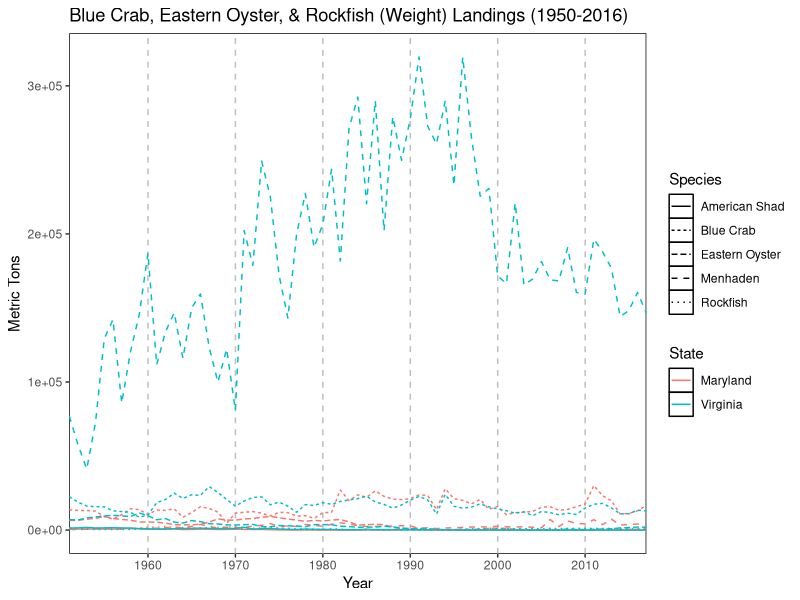
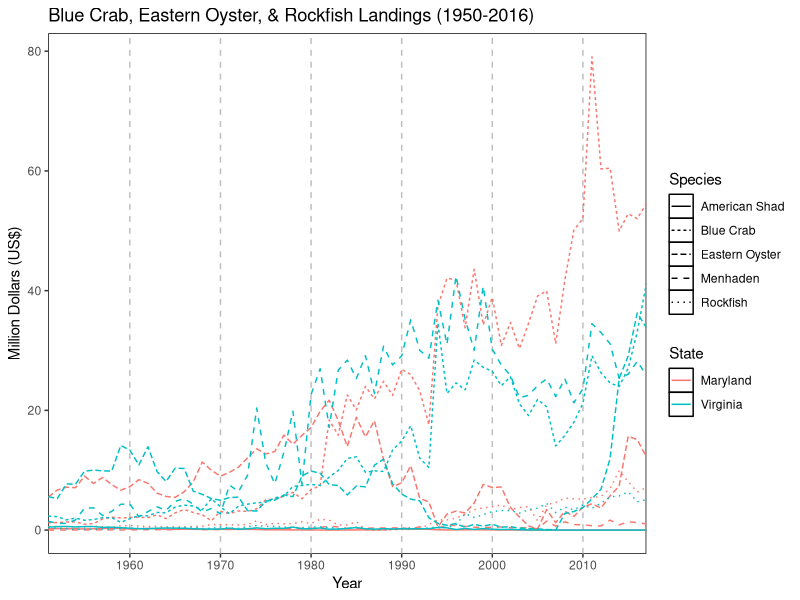
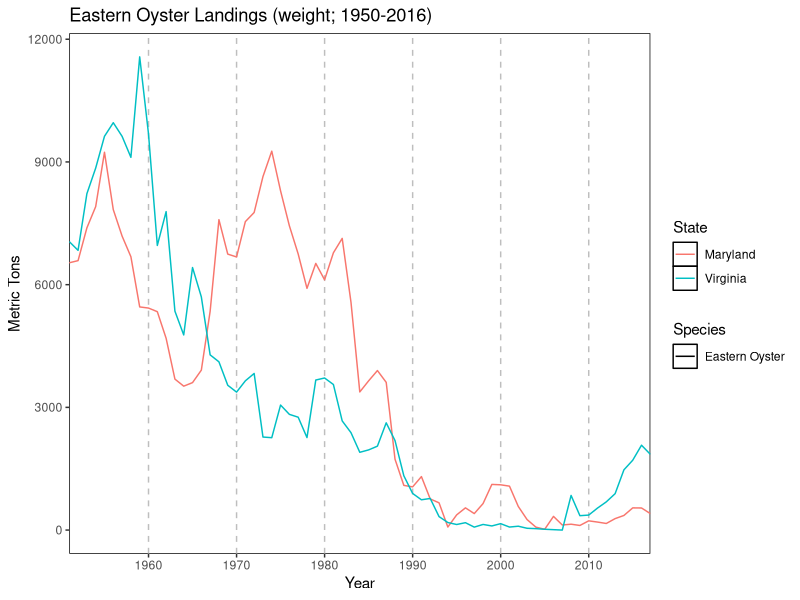
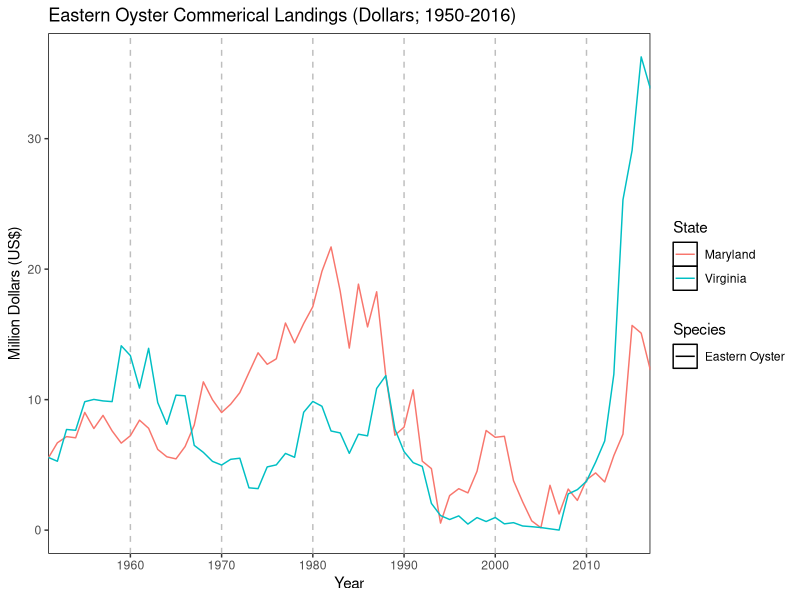
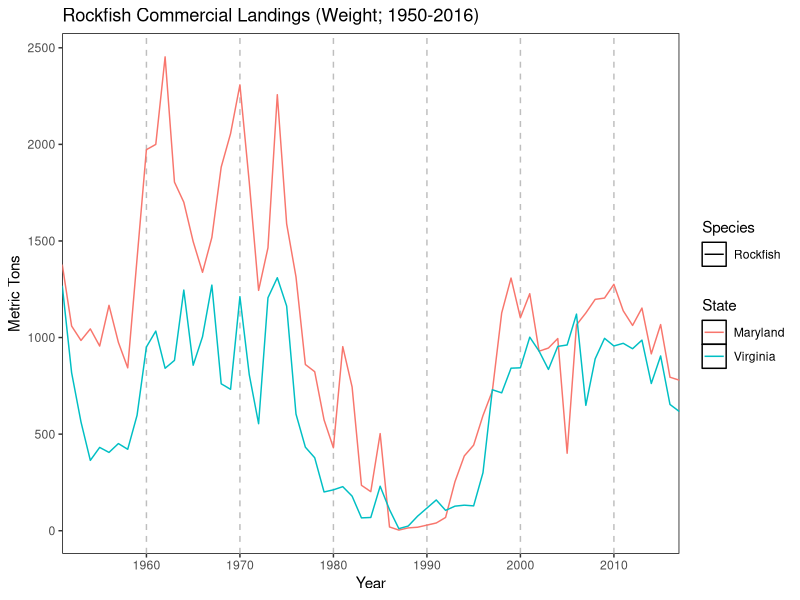
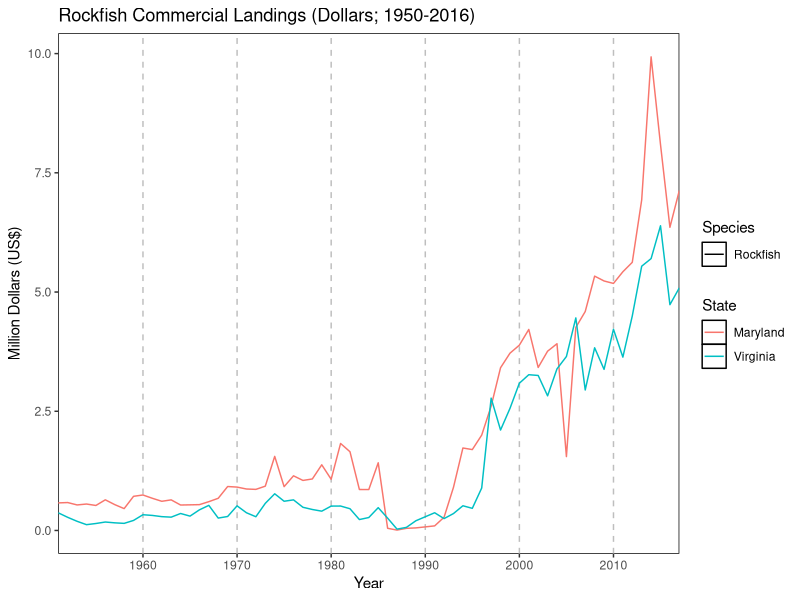
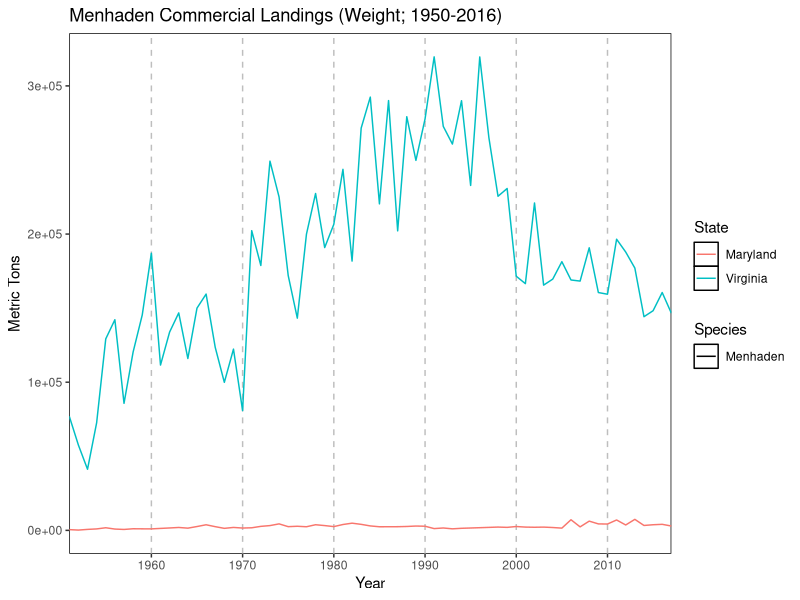
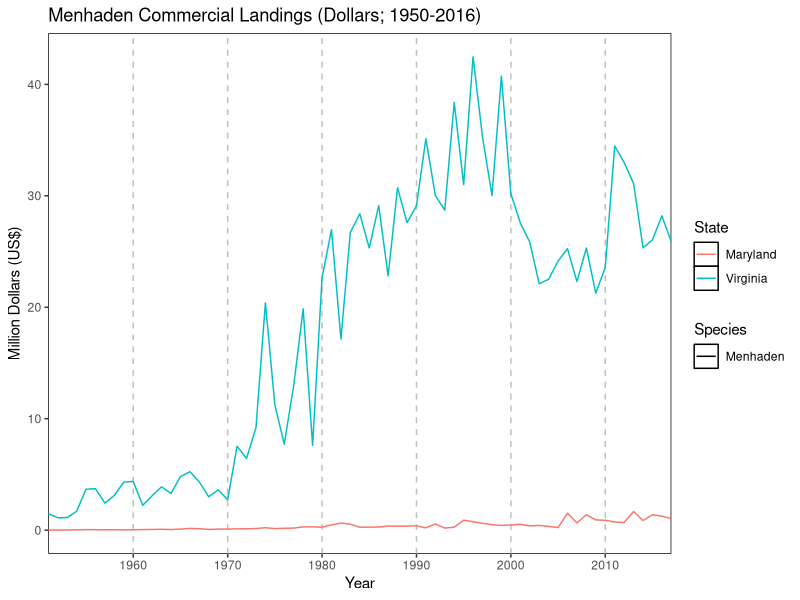

The R script that drew these images, in order:
rm(list=ls())

library(tidyverse)
library(lubridate)

bc <- read.csv('data/landings_bluecrab.csv', skip = 4, stringsAsFactors = FALSE) %>%
  rename(USdollars = X.) %>%
  mutate(Year = as.Date(ISOdate(Year, 12, 31)),
         State = as.character(State),
         Metric.Tons = as.numeric(Metric.Tons),
         Pounds = as.numeric(Pounds),
         USdollars = as.numeric(USdollars)) %>%
  group_by(Year) %>%
  group_by(State, add = TRUE) %>%
  summarise(metric_tons = sum(Metric.Tons), 
            pounds = sum(Pounds),
            dollars = sum(USdollars)) %>%
  mutate(Species = 'Blue Crab')

eo <- read.csv('data/landings_easternoyster.csv', skip = 4, stringsAsFactors = FALSE) %>%
  rename(USdollars = X.) %>%
  mutate(Year = as.Date(ISOdate(Year, 12, 31)),
         State = as.character(State),
         Metric.Tons = as.numeric(Metric.Tons),
         Pounds = as.numeric(Pounds),
         USdollars = as.numeric(USdollars)) %>%
  group_by(Year, State) %>%
  summarise(metric_tons = sum(Metric.Tons), 
            pounds = sum(Pounds),
            dollars = sum(USdollars)) %>%
  mutate(Species = 'Eastern Oyster')

rf <- read.csv('data/landings_rockfish.csv', skip = 4, stringsAsFactors = FALSE) %>%
  rename(USdollars = X.) %>%
  mutate(Year = as.Date(ISOdate(Year, 12, 31)),
         State = as.character(State),
         Metric.Tons = as.numeric(Metric.Tons),
         Pounds = as.numeric(Pounds),
         USdollars = as.numeric(USdollars)) %>%
  group_by(Year, State) %>%
  summarise(metric_tons = sum(Metric.Tons), 
            pounds = sum(Pounds),
            dollars = sum(USdollars)) %>%
  mutate(Species = 'Rockfish')

mh <- read.csv('data/landings_menhaden.csv', skip = 4, stringsAsFactors = FALSE) %>%
  rename(USdollars = X.) %>%
  mutate(Year = as.Date(ISOdate(Year, 12, 31)),
         State = as.character(State),
         Metric.Tons = as.numeric(Metric.Tons),
         Pounds = as.numeric(Pounds),
         USdollars = as.numeric(USdollars)) %>%
  group_by(Year, State) %>%
  summarise(metric_tons = sum(Metric.Tons), 
            pounds = sum(Pounds),
            dollars = sum(USdollars)) %>%
  mutate(Species = 'Menhaden')

as <- read.csv('data/landings_shad.csv', skip = 4, stringsAsFactors = FALSE) %>%
  rename(USdollars = X.) %>%
  mutate(Year = as.Date(ISOdate(Year, 12, 31)),
         State = as.character(State),
         Metric.Tons = as.numeric(Metric.Tons),
         Pounds = as.numeric(Pounds),
         USdollars = as.numeric(USdollars)) %>%
  group_by(Year, State) %>%
  summarise(metric_tons = sum(Metric.Tons), 
            pounds = sum(Pounds),
            dollars = sum(USdollars)) %>%
  mutate(Species = 'American Shad')

dat <- rbind(bc, eo, rf, mh, as)



############################################
## BAY (Rockfish, Oyster, & Crabs)
############################################

fig <- ggplot(filter(dat, State %in% c('Maryland', 'Virginia'))) +
  geom_line(aes(Year, metric_tons, color = State, linetype = Species)) + 
  # geom_point(aes(Year, metric_tons, color = State, shape = Species)) +
  scale_x_date(name = 'Year',
               date_breaks = '10 years',
               date_labels = '%Y',
               expand = c(0,0)) +
  scale_y_continuous(name = 'Metric Tons') +
  ggtitle('Blue Crab, Eastern Oyster, & Rockfish (Weight) Landings (1950-2016)') +
  theme(panel.background = element_rect(fill = 'white', color = 'black'),
        panel.grid.major.x = element_line(color = 'grey', linetype = 'dashed'),
        panel.grid.major.y = element_blank(),
        panel.grid.minor = element_blank())
fig

tiff('figures/landings.tiff', height = 7, width = 10, units = 'in', res = 300, compression = 'lzw')
fig
dev.off()

## BAY plot US dollars 
fig <- ggplot(filter(dat, State %in% c('Maryland', 'Virginia'))) +
  geom_line(aes(Year, dollars/1000000, color = State, linetype = Species)) + 
  scale_x_date(name = 'Year',
               date_breaks = '10 years',
               date_labels = '%Y',
               expand = c(0,0)) +
  scale_y_continuous(name = 'Million Dollars (US$)') +
  ggtitle('Blue Crab, Eastern Oyster, & Rockfish Landings (1950-2016)') +
  theme(panel.background = element_rect(fill = 'white', color = 'black'),
        panel.grid.major.x = element_line(color = 'grey', linetype = 'dashed'),
        panel.grid.major.y = element_blank(),
        panel.grid.minor = element_blank())
fig

tiff('figures/dollars.tiff', height = 7, width = 10, units = 'in', res = 300, compression = 'lzw')
fig
dev.off()



######################
## OYSTER
######################

fig <- ggplot(filter(dat, State %in% c('Maryland', 'Virginia'), Species == 'Eastern Oyster')) +
  geom_line(aes(Year, metric_tons, color = State, linetype = Species)) + 
  # geom_point(aes(Year, metric_tons, color = State, shape = Species)) +
  scale_x_date(name = 'Year',
               date_breaks = '10 years',
               date_labels = '%Y',
               expand = c(0,0)) +
  scale_y_continuous(name = 'Metric Tons') +
  ggtitle('Eastern Oyster Landings (weight; 1950-2016)') +
  theme(panel.background = element_rect(fill = 'white', color = 'black'),
        panel.grid.major.x = element_line(color = 'grey', linetype = 'dashed'),
        panel.grid.major.y = element_blank(),
        panel.grid.minor = element_blank())
fig

tiff('figures/oyster_landings.tiff', height = 7, width = 10, units = 'in', res = 300, compression = 'lzw')
fig
dev.off()

## plot US dollars
fig <- ggplot(filter(dat, State %in% c('Maryland', 'Virginia'), Species == 'Eastern Oyster')) +
  # geom_line(aes(Year, dollars/1000000, linetype = Species)) + 
  geom_line(aes(Year, dollars/1000000, color = State, linetype = Species)) + 
  scale_x_date(name = 'Year',
               date_breaks = '10 years',
               date_labels = '%Y',
               expand = c(0,0)) +
  scale_y_continuous(name = 'Million Dollars (US$)') +
  ggtitle('Eastern Oyster Commerical Landings (Dollars; 1950-2016)') +
  theme(panel.background = element_rect(fill = 'white', color = 'black'),
        panel.grid.major.x = element_line(color = 'grey', linetype = 'dashed'),
        panel.grid.major.y = element_blank(),
        panel.grid.minor = element_blank())
fig

tiff('figures/oysters_dollars.tiff', height = 7, width = 10, units = 'in', res = 300, compression = 'lzw')
fig
dev.off()



######################
## ROCKFISH
######################

fig <- ggplot(filter(dat, State %in% c('Maryland', 'Virginia'), Species == 'Rockfish')) +
  geom_line(aes(Year, metric_tons, color = State, linetype = Species)) + 
  # geom_point(aes(Year, metric_tons, color = State, shape = Species)) +
  scale_x_date(name = 'Year',
               date_breaks = '10 years',
               date_labels = '%Y',
               expand = c(0,0)) +
  scale_y_continuous('Metric Tons') +
  ggtitle('Rockfish Commercial Landings (Weight; 1950-2016)') +
  theme(panel.background = element_rect(fill = 'white', color = 'black'),
        panel.grid.major.x = element_line(color = 'grey', linetype = 'dashed'),
        panel.grid.major.y = element_blank(),
        panel.grid.minor = element_blank())
fig

tiff('figures/rockfish_landings.tiff', height = 7, width = 10, units = 'in', res = 300, compression = 'lzw')
fig
dev.off()

## plot US dollars
fig <- ggplot(filter(dat, State %in% c('Maryland', 'Virginia'), Species == 'Rockfish')) +
  # geom_line(aes(Year, dollars/1000000, linetype = Species)) + 
  geom_line(aes(Year, dollars/1000000, color = State, linetype = Species)) + 
  scale_x_date(name = 'Year',
               date_breaks = '10 years',
               date_labels = '%Y',
               expand = c(0,0)) +
  scale_y_continuous(name = 'Million Dollars (US$)') +
  ggtitle('Rockfish Commercial Landings (Dollars; 1950-2016)') +
  theme(panel.background = element_rect(fill = 'white', color = 'black'),
        panel.grid.major.x = element_line(color = 'grey', linetype = 'dashed'),
        panel.grid.major.y = element_blank(),
        panel.grid.minor = element_blank())
fig

tiff('figures/rockfish_dollars.tiff', height = 7, width = 10, units = 'in', res = 300, compression = 'lzw')
fig
dev.off()



######################
## MENHADEN
######################

fig <- ggplot(filter(dat, State %in% c('Maryland', 'Virginia'), Species == 'Menhaden')) +
  geom_line(aes(Year, metric_tons, color = State, linetype = Species)) + 
  # geom_point(aes(Year, metric_tons, color = State, shape = Species)) +
  scale_x_date(name = 'Year',
               date_breaks = '10 years',
               date_labels = '%Y',
               expand = c(0,0)) +
  scale_y_continuous('Metric Tons') +
  ggtitle('Menhaden Commercial Landings (Weight; 1950-2016)') +
  theme(panel.background = element_rect(fill = 'white', color = 'black'),
        panel.grid.major.x = element_line(color = 'grey', linetype = 'dashed'),
        panel.grid.major.y = element_blank(),
        panel.grid.minor = element_blank())
fig

tiff('figures/menhaden_landings.tiff', height = 7, width = 10, units = 'in', res = 300, compression = 'lzw')
fig
dev.off()

## plot US dollars
fig <- ggplot(filter(dat, State %in% c('Maryland', 'Virginia'), Species == 'Menhaden')) +
  # geom_line(aes(Year, dollars/1000000, linetype = Species)) + 
  geom_line(aes(Year, dollars/1000000, color = State, linetype = Species)) + 
  scale_x_date(name = 'Year',
               date_breaks = '10 years',
               date_labels = '%Y',
               expand = c(0,0)) +
  scale_y_continuous(name = 'Million Dollars (US$)') +
  ggtitle('Menhaden Commercial Landings (Dollars; 1950-2016)') +
  theme(panel.background = element_rect(fill = 'white', color = 'black'),
        panel.grid.major.x = element_line(color = 'grey', linetype = 'dashed'),
        panel.grid.major.y = element_blank(),
        panel.grid.minor = element_blank())
fig

tiff('figures/menhaden_dollars.tiff', height = 7, width = 10, units = 'in', res = 300, compression = 'lzw')
fig
dev.off()


######################
## AMERICAN SHAD
######################

fig <- ggplot(filter(dat, State %in% c('Maryland', 'Virginia'), Species == 'American Shad')) +
  geom_line(aes(Year, metric_tons, color = State, linetype = Species)) + 
  # geom_point(aes(Year, metric_tons, color = State, shape = Species)) +
  scale_x_date(name = 'Year',
               date_breaks = '10 years',
               date_labels = '%Y',
               expand = c(0,0)) +
  scale_y_continuous('Metric Tons') +
  ggtitle('American Shad Commercial Landings (Weight; 1950-2016)') +
  theme(panel.background = element_rect(fill = 'white', color = 'black'),
        panel.grid.major.x = element_line(color = 'grey', linetype = 'dashed'),
        panel.grid.major.y = element_blank(),
        panel.grid.minor = element_blank())
fig

tiff('figures/shad_landings.tiff', height = 7, width = 10, units = 'in', res = 300, compression = 'lzw')
fig
dev.off()

## plot US dollars
fig <- ggplot(filter(dat, State %in% c('Maryland', 'Virginia'), Species == 'American Shad')) +
  # geom_line(aes(Year, dollars/1000000, linetype = Species)) + 
  geom_line(aes(Year, dollars/1000000, color = State, linetype = Species)) + 
  scale_x_date(name = 'Year',
               date_breaks = '10 years',
               date_labels = '%Y',
               expand = c(0,0)) +
  scale_y_continuous(name = 'Million Dollars (US$)') +
  ggtitle('American Shad Commercial Landings (Dollars; 1950-2016)') +
  theme(panel.background = element_rect(fill = 'white', color = 'black'),
        panel.grid.major.x = element_line(color = 'grey', linetype = 'dashed'),
        panel.grid.major.y = element_blank(),
        panel.grid.minor = element_blank())
fig

tiff('figures/shad_dollars.tiff', height = 7, width = 10, units = 'in', res = 300, compression = 'lzw')
fig
dev.off()
